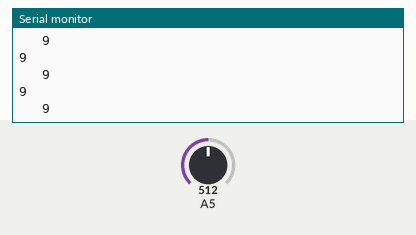
Recording of a sketch running on a simulated Arduino Uno, built with avr-gcc and run on an emulated ATmega328P. Shown: the last lines printed to the serial monitor. The inputs (shaded band) are chosen by the test bench; at power-on: A5 = 512.

Above: at 1.2 s.
1.3 s: A5 set to 716
At 1.36 s:
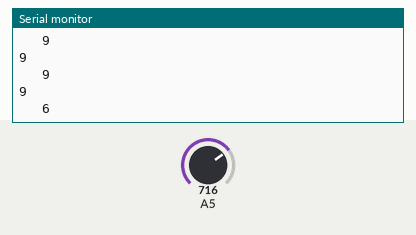
2.8 s: A5 set to 900
At 2.97 s:
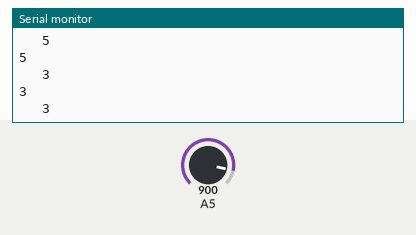
Timing chart, 0 to 5.8 s (numbered marks = the images above; inputs shaded):
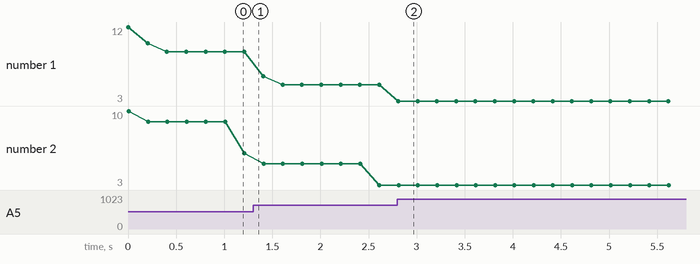

Measured:
- after the input at 2.8 s, the serial monitor: prints a new line at once (image 2)
- plotted number 1: 9 → 5 after the input at 1.3 s, 5 → 3 after the input at 2.8 s
- plotted number 2: 6 → 3 after the input at 1.3 s

The sketch:

sumo.ino
```cpp
#include "sumo.h"
#include <Wire.h>
#include <LSM303.h>
#include <QTRSensors.h>
#include <ZumoMotors.h>
#include <ZumoReflectanceSensorArray.h>
#include <ZumoBuzzer.h>
#include <Pushbutton.h>
#include <Arduino.h>


static int STATE = STATE_START;

void setup()
{
	Serial.begin(9600);
}


ZumoBuzzer buzzer;
Pushbutton button(ZUMO_BUTTON);

void waitForStart()
{
	button.waitForButton();

	for (int i = 0; i < 5; i++)
	{
		delay(1000);
		buzzer.playNote(NOTE_G(3), 200, 15);
	}
}


void loop()
{
        while(1){
		//front_ir.update();
		//back_ir.update();
                left_ir.update();
               // right_ir.update();

                left_ir.objectAhead();
              //  Serial.print(front_ir.objectAhead());
                Serial.print(" ");
               // Serial.print(back_ir.objectAhead());
                Serial.print(" ");
                //Serial.print(left_ir.objectAhead());
                Serial.print(" ");
               // Serial.println(right_ir.objectAhead());

                delay(200);
        }


	waitForStart();
	robotMotor.arc(DIR_LEFT,35);

	while(1){

		// Update motors
		// Take sensor readings

		refl.update();
		front_ir.update();
		back_ir.update();
                left_ir.update();
                right_ir.update();

		// State actions
		switch(STATE){
			case STATE_START:
				// Begin arching
				robotMotor.arc(DIR_RIGHT, 35);

				STATE = STATE_LOCATE;
			        break;
			case STATE_LOCATE:  // Eventually all other states should go back to this one once they are done


				// Check IR sensor for other robot

				if(front_ir.objectAhead()){ // Found straight ahead
					STATE = STATE_ATTACK;
                                  buzzer.playNote(NOTE_C(3), 200, 15);
				}
				else if(back_ir.objectAhead()){ // Found behind
					// Modify motot arching
					robotMotor.arc(DIR_RIGHT, 0);
                                  //buzzer.playNote(NOTE_G(3), 200, 15);
				}
                                else if(right_ir.objectAhead()){ // Found behind
					// Modify motot arching
					robotMotor.arc(DIR_LEFT, 0);
                                 // buzzer.playNote(NOTE_F(3), 200, 15);
				}
                               /* else if(left_ir.objectAhead()){ // Found behind
					// Modify motot arching
					robotMotor.arc(DIR_LEFT, 5);
				}*/
			        break;
			case STATE_ATTACK:
				// Track robot and move towards it
				if(!front_ir.objectAhead()){
					STATE = STATE_START;
				}
				else
					robotMotor.forward();
			        break;
			case STATE_ENGAGE:
				// Go straight on full power
				robotMotor.forward();
			        break;
			case STATE_DEFEND:

				// Depending on the collision angle, try to evade

			        break;
			case STATE_EDGE:
				// Depending on which reflectance sensor was hit, turn to not fall off

				if(refl.onEdge() == DIR_RIGHT){
                                        robotMotor.backward();
                                        delay(500);
					robotMotor.arc(DIR_LEFT, 0);
				}
				else if(refl.onEdge() == DIR_LEFT){
                                        robotMotor.backward();
                                        delay(500);
					robotMotor.arc(DIR_RIGHT, 0);
				}
				else{
					delay(300);
					STATE = STATE_START;
				}

			      break;
		}


		// Special case state transitions

		if(refl.onEdge() == DIR_RIGHT || refl.onEdge() == DIR_LEFT){ // Edge detected
			STATE = STATE_EDGE;

		}


		// Sleep
		delay(33);
	}

}
```

accelerometer.cpp
```cpp
#include "accelerometer.h"
#include <Arduino.h>
#include <Wire.h>
#include <LSM303.h>

/* Insert code for accelerometer */
/* It should detect a collision and determine the angle of collision */
#define SENSITIVITY  2
#define ACCELEROMETER_THRESHOLD 1000


LSM303 compass;

int lastValuesX[SENSITIVITY];
int lastValuesY[SENSITIVITY];
int lastValuesZ[SENSITIVITY];
int index;

int averageArray(int values[])
{
	int averaged = 0;
	int numbers = 0;
	for(int i = 0; i < sizeof(values); i=i+1)
	{
		if(values[i]!=0)
		{
			averaged = averaged + values[i];
			numbers = numbers + 1;
		}
	}
	averaged = averaged/numbers;
	return averaged;
}


void Accelerometer::setup(){
	Wire.begin();
	compass.init();
	compass.enableDefault();

	memset(lastValuesX,0,sizeof(lastValuesX));
	memset(lastValuesY,0,sizeof(lastValuesY));
	memset(lastValuesZ,0,sizeof(lastValuesZ));
	index =0;

}


void Accelerometer::update(){
	/*
  return
  */
	compass.read();

	lastValuesX[index] = compass.a.x;
	lastValuesY[index] = compass.a.y;
	lastValuesZ[index] = compass.a.z;

	long averagedX = averageArray(lastValuesX);
	long averagedY = averageArray(lastValuesY);
	long averagedZ = averageArray(lastValuesZ);

	index = index + 1;
	index = index % SENSITIVITY;

	long averageXY = sqrt(averagedX*averagedX + averagedY*averagedY);

       /*Serial.print(averagedX);
       Serial.print("      ");
       Serial.print(averagedY);
       Serial.print("      ");
       Serial.print(averageXY);
       Serial.print("      ");*/
	//int degree = atan2(averagedX, averagedY) * 180.0 / M_PI;
	//Serial.println(degree);

	if(averageXY > 3000)
	{
		Serial.println("SMASH!");
	}
}


int Accelerometer::collided(){

	return 0;

}


int Accelerometer::getDirection(){

	return 0;
}
```

accelerometer.h
```cpp
#ifndef ACCELEROMETER_H_
#define ACCELEROMETER_H_

#define DIR_N 1
#define DIR_FRONT 1
#define DIR_E 2 // Right
#define DIR_S 3 // Back
#define DIR_W 4 // Left


class Accelerometer
{
public:

	/* Initialize the accelerometer */
	void setup();


	/* Called to read the next value */
	void update();


	/* Returns whether or not the robot just collided */
	int collided();

	/* Returns the direction of the collision */
	int getDirection();


};


#endif /* ACCELEROMETER_H_ */
```

ir.cpp
```cpp
#include "ir.h"

#include <Arduino.h>

IrSensor::IrSensor(int pin){
	this->pin = pin;
	this->lastVal = 0;
	this->val = 0;
}


void IrSensor::update(){
	int v;

	this->lastVal = this->val;

	v = analogRead(this->pin);

	this->val = (this->lastVal * 0.2) + (v * 0.8);
}

int IrSensor::distance(){
        int dir = (6762/(this->val-9))-4;
        Serial.println(dir);
	return (6762/(this->val-9))-4;
}

float IrSensor::voltage(){
	return (5.0/1024)*this->val;
}


int IrSensor::objectAhead(){
	return this->distance() > 0 && this->distance() < 60;
}
```

ir.h
```cpp
#ifndef IR_H_
#define IR_H_


class IrSensor
{
public:
	IrSensor(int pin);

	/* Reads the sensor */
	void update();

	/* Get the current distance in cm */
	int distance();

	float voltage();

	/* Returns true if there is an object somewhere in front of the sensor */
	int objectAhead();

private:
	int pin;
	int lastVal;
	int val;
};


#endif
```

motor.cpp
```cpp
/* Insert code to perform parametrized arching */
#include "motor.h"
#include <ZumoMotors.h>

ZumoMotors motor;

void Motor::arc(int dir, float r)
{
	float v1 , v2;
	float r1 = r - ROBOT_HALF;
	float r2 = r + ROBOT_HALF;

	if(dir == DIR_LEFT)
	{
		v1 = MOTOR_POWER;
		v2 = (v1*r2)/r1;


	}
	else if(dir == DIR_RIGHT)
	{

		v2 = MOTOR_POWER;
		v1 = (v2*r1)/r2;
	}
	motor.flipRightMotor(true);
	motor.setSpeeds(v1,v2);

	Serial.print(v1);
	Serial.print("    ");
	Serial.println(v2);
}

void Motor::forward()
{
	motor.flipRightMotor(true);
	motor.setSpeeds(MOTOR_POWER, MOTOR_POWER);
}

void Motor::backward()
{
	motor.flipRightMotor(true);
	motor.setSpeeds(-MOTOR_POWER, -MOTOR_POWER);
}

void Motor::stop()
{
	motor.setSpeeds(0, 0);
}
```

motor.h
```cpp
#ifndef MOTOR_H_
#define MOTOR_H_


#define DIR_RIGHT 1
#define DIR_LEFT 2
#define MOTOR_POWER 400
#define ROBOT_HALF 4.65

class Motor
{
public:
	/* Begin moving in an arc determined by the given direction and radius of the circle (in cm) */
	void arc(int dir, float r);

	void forward();
        void backward();

	void stop();

};

#endif /* MOTOR_H_ */
```

reflectance.cpp
```cpp
#include "reflectance.h"

/* Code to detect white edge line */

#include <QTRSensors.h>
#include <ZumoReflectanceSensorArray.h>


unsigned int sensor_values[NUM_SENSORS];
ZumoReflectanceSensorArray sensors(QTR_NO_EMITTER_PIN);


void Reflectance::update(){
	sensors.read(sensor_values);
}


int Reflectance::onEdge(){

	int left = sensor_values[0];
	int right = sensor_values[5];

        if(right < QTR_THRESHOLD)
        {
          return DIR_RIGHT;
        }
        if(left< QTR_THRESHOLD)
        {
          return DIR_LEFT;
        }

        return 0;
}
```

reflectance.h
```cpp
#ifndef RELFECTANCE_H_
#define RELFECTANCE_H_

#define DIR_RIGHT 1
#define DIR_LEFT 2
#define QTR_THRESHOLD  1500
#define NUM_SENSORS 6

class Reflectance
{
public:

	/* Read the reflectance array */
	void update();

	int onEdge();


};


#endif /* RELFECTANCE_H_ */
```

sumo.h
```cpp
#ifndef SUMO_H_
#define SUMO_H_

#include "ir.h"
#include "accelerometer.h"
#include "motor.h"
#include "reflectance.h"

#define TESTING 1

#define STATE_START  0 // STATE = 0: Start state, nothing happening
#define STATE_LOCATE 1 // STATE = 1: Locating Mode - Arching until we see the other robot
#define STATE_ATTACK 2 // STATE = 2: Attack Mode - Follow the detected robot
#define STATE_ENGAGE 3 // STATE = 3: Engagement Mode - entered when hitting a robot straight on; go forward at full power
#define STATE_DEFEND 4 // STATE = 4: Defense Mode - Based on the enemies attack vector, manuever to safety
#define STATE_EDGE   5 // STATE = 5: Edge Case - Don't fall off the edge


IrSensor front_ir(0);
IrSensor back_ir(1);
IrSensor right_ir(3);
IrSensor left_ir(5);

Reflectance refl;
Accelerometer accel;
Motor robotMotor;

#endif /* SUMO_H_ */
```
